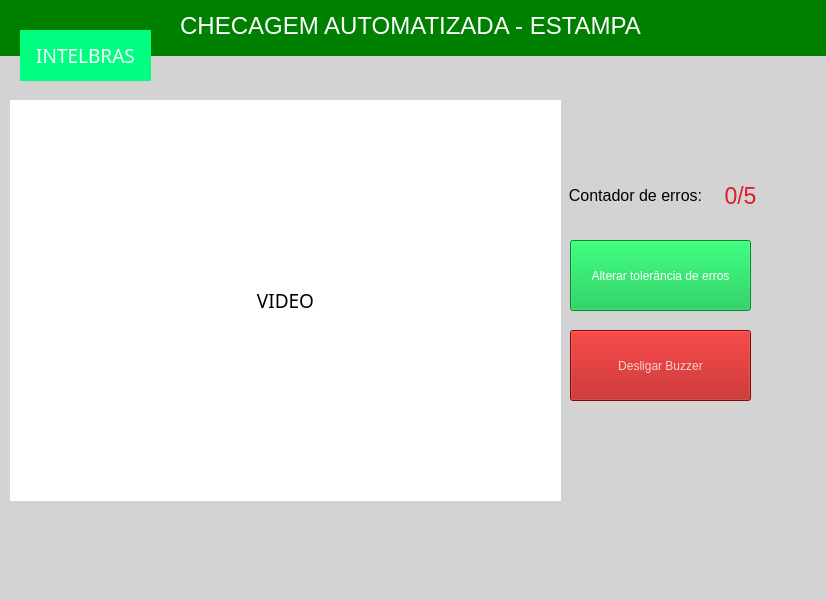
<?xml version="1.0" encoding="UTF-8"?>
<ui version="4.0">
 <class>MainWindow</class>
 <widget class="QMainWindow" name="MainWindow">
  <property name="geometry">
   <rect>
    <x>0</x>
    <y>0</y>
    <width>826</width>
    <height>600</height>
   </rect>
  </property>
  <property name="windowTitle">
   <string>MainWindow</string>
  </property>
  <property name="styleSheet">
   <string notr="true">background-color: lightgrey;</string>
  </property>
  <widget class="QWidget" name="centralwidget">
   <widget class="QLabel" name="label_error_counter">
    <property name="geometry">
     <rect>
      <x>700</x>
      <y>170</y>
      <width>81</width>
      <height>51</height>
     </rect>
    </property>
    <property name="font">
     <font>
      <family>Ubuntu</family>
      <pointsize>17</pointsize>
      <italic>false</italic>
      <bold>false</bold>
     </font>
    </property>
    <property name="styleSheet">
     <string notr="true">color:rgb(224, 27, 36);
font: 17pt &quot;Ubuntu&quot;;</string>
    </property>
    <property name="text">
     <string>0/5</string>
    </property>
    <property name="alignment">
     <set>Qt::AlignmentFlag::AlignCenter</set>
    </property>
   </widget>
   <widget class="QLabel" name="label_of_errors">
    <property name="geometry">
     <rect>
      <x>550</x>
      <y>180</y>
      <width>171</width>
      <height>31</height>
     </rect>
    </property>
    <property name="font">
     <font>
      <pointsize>12</pointsize>
     </font>
    </property>
    <property name="text">
     <string>Contador de erros:</string>
    </property>
    <property name="alignment">
     <set>Qt::AlignmentFlag::AlignCenter</set>
    </property>
   </widget>
   <widget class="QPushButton" name="button_turn_off_buzzer">
    <property name="geometry">
     <rect>
      <x>570</x>
      <y>330</y>
      <width>181</width>
      <height>71</height>
     </rect>
    </property>
    <property name="styleSheet">
     <string notr="true">background-color: rgb(177, 11, 11);
color:rgba(255, 255, 255,0.75);
font: 700 13pt &quot;Ubuntu&quot;;</string>
    </property>
    <property name="text">
     <string>Desligar Buzzer</string>
    </property>
   </widget>
   <widget class="QPushButton" name="pushButton">
    <property name="geometry">
     <rect>
      <x>570</x>
      <y>240</y>
      <width>181</width>
      <height>71</height>
     </rect>
    </property>
    <property name="styleSheet">
     <string notr="true">background-color:#00C040;
 color:white;
</string>
    </property>
    <property name="text">
     <string>Alterar tolerância de erros</string>
    </property>
   </widget>
   <widget class="QLabel" name="label">
    <property name="geometry">
     <rect>
      <x>-10</x>
      <y>-5</y>
      <width>841</width>
      <height>61</height>
     </rect>
    </property>
    <property name="font">
     <font>
      <pointsize>18</pointsize>
     </font>
    </property>
    <property name="styleSheet">
     <string notr="true">background-color:#008000;
 color: white; </string>
    </property>
    <property name="text">
     <string>CHECAGEM AUTOMATIZADA - ESTAMPA</string>
    </property>
    <property name="alignment">
     <set>Qt::AlignmentFlag::AlignCenter</set>
    </property>
   </widget>
   <widget class="QLabel" name="label_2">
    <property name="geometry">
     <rect>
      <x>20</x>
      <y>30</y>
      <width>131</width>
      <height>51</height>
     </rect>
    </property>
    <property name="font">
     <font>
      <family>HoloLens MDL2 Assets</family>
      <pointsize>14</pointsize>
     </font>
    </property>
    <property name="styleSheet">
     <string notr="true">background-color: #00FF80; color:white;</string>
    </property>
    <property name="text">
     <string>INTELBRAS</string>
    </property>
    <property name="alignment">
     <set>Qt::AlignmentFlag::AlignCenter</set>
    </property>
   </widget>
   <widget class="QLabel" name="label_3">
    <property name="geometry">
     <rect>
      <x>10</x>
      <y>100</y>
      <width>551</width>
      <height>401</height>
     </rect>
    </property>
    <property name="font">
     <font>
      <family>HoloLens MDL2 Assets</family>
      <pointsize>14</pointsize>
     </font>
    </property>
    <property name="styleSheet">
     <string notr="true">background-color: #FFF; color:black;</string>
    </property>
    <property name="text">
     <string>VIDEO</string>
    </property>
    <property name="alignment">
     <set>Qt::AlignmentFlag::AlignCenter</set>
    </property>
   </widget>
  </widget>
  <widget class="QMenuBar" name="menubar">
   <property name="geometry">
    <rect>
     <x>0</x>
     <y>0</y>
     <width>826</width>
     <height>22</height>
    </rect>
   </property>
  </widget>
  <widget class="QStatusBar" name="statusbar"/>
 </widget>
 <resources/>
 <connections/>
</ui>
